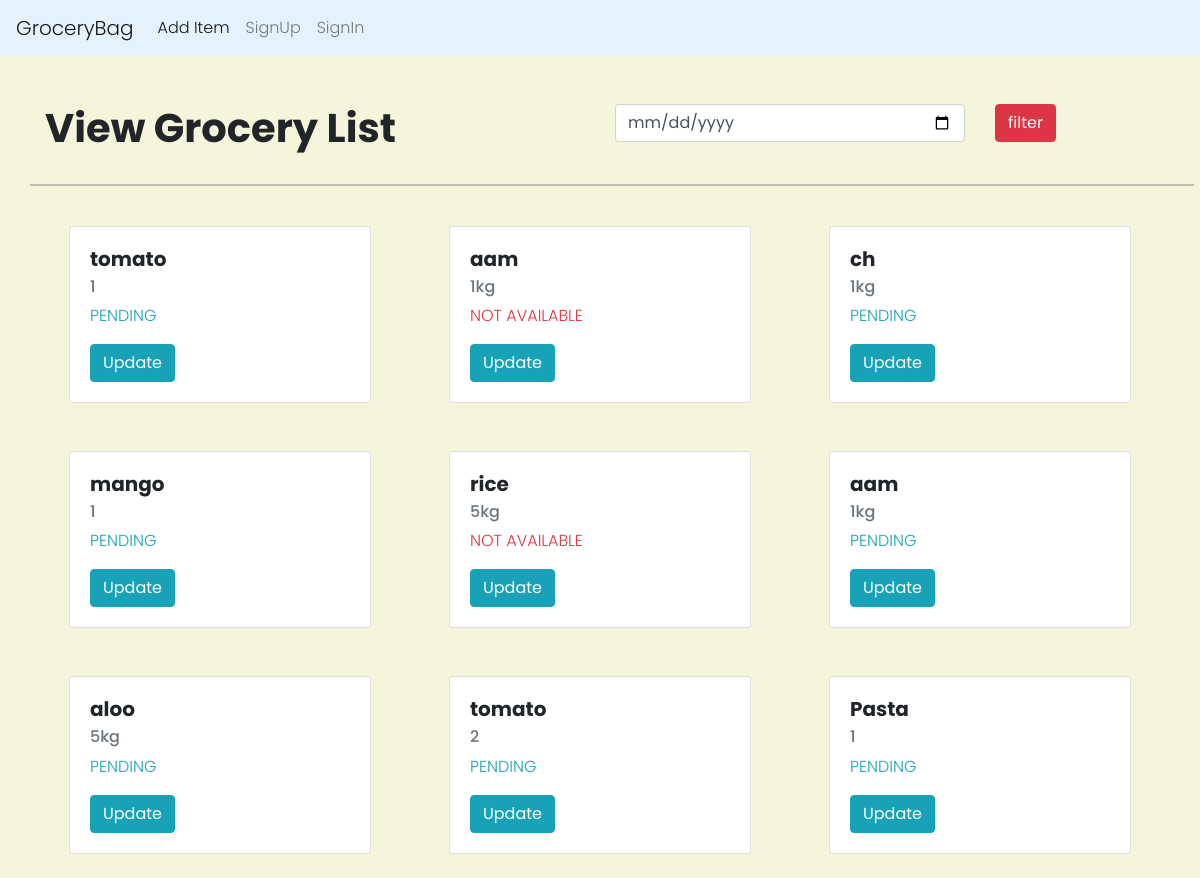
The app's page / (signed in) with its own data.
### home/models.py (models this page shows, shortened)
class grocerylist(models.Model):
    name = models.CharField(max_length = 75)
    itemquantity = models.CharField(max_length = 75)
    status = models.IntegerField()
    date = models.DateField( max_length=50)

### home/views.py (the view)
# urls.py: path("", views.index,name="home"),
def index(request):
    grocerylist1 = grocerylist.objects.all().order_by("-date")
    if request.user.is_anonymous:
        messages.error(request, 'signIn first.')
        return redirect('/signin')
    return render(request,'index.html',{'grocerylist1':grocerylist1})

### templates/index.html (shortened to what this page needs)
{% extends 'base.html' %}
{% block body %}
<div class="container mt-5">
            <div class="row">
                <div class="col-lg-6">
                    <h1>View Grocery List</h1>
                </div>
                <div class="col-lg-6 float-right">
                <form method="post" action='listdate'>
                    <div class="row">
                        <div class="col-lg-8">
                            <input type="date"  name = 'date' class="form-control">
                        </div>
                        <div class="col-lg-4">
                            <input type="submit" class="btn btn-danger" value="filter">
                        </div>
                    </div>
                    </form>
                </div>
            </div>
            <div class="row mt-4">
                <hr>
                {% for i in grocerylist1%}
                <div class="col-lg-4">
                    <div class="card m-4">
                        <div class="card-body">
                          <h5 class="card-title"> {{i.name}}</h5>
                          <h6 class="card-subtitle mb-2 text-muted">{{i.itemquantity}}</h6>
                          {% if  i.status == 0 %}
                          <p class="text-danger">NOT AVAILABLE</p>
                          {% elif i.status  == 1 %}
                          <p class="text-info">PENDING</p>
                           {% else %}
                            <p class="text-success">BOUGTHT</p>
                          {% endif %}
                          <form action="/update/{{i.id}}/" method = 'post' >
                                <button type="submit" class="btn btn-info">Update</button>
                         </form>
                        </div>
                      </div>
                </div>
                  {% endfor %}
            </div>
        </div>
{% endblock body %}

### templates/base.html (shortened to what this page needs)
<!doctype html>
<html lang="en">
  <head>
      <link href="https://cdn.jsdelivr.net/npm/bootstrap@5.1.0/dist/css/bootstrap.min.css" rel="stylesheet">
      <link rel="stylesheet" href="https://maxcdn.bootstrapcdn.com/bootstrap/4.4.1/css/bootstrap.min.css">
      <link rel="stylesheet" href="static/css/style.css">
  </head>
  <body>
	<nav class="navbar navbar-expand-lg navbar-light " style="background-color: #e3f2fd;>
	<div class="container-fluid">
		<a class="navbar-brand" href="/">GroceryBag</a>
     <ul class="navbar-nav justify-content-end">
      <li class="nav-item ">
         <a class="nav-link active " aria-current="page" href="/add">Add Item</a>
        </li>
        <li class="nav-item ">
          <a class="nav-link " aria-current="page" href="/signup">SignUp</a>
        </li>
        <li class="nav-item ">
          <a class="nav-link  " aria-current="page" href="/signin">SignIn</a>
        </li>
    </ul>
	</nav>
{% block body %}
{% endblock body %}
  </body>
</html>

### static/css/style.css (style rules this page uses)
body { font-family: 'Poppins', sans-serif; font-weight: 300; background-color: beige; }
h1, h2, h3, h4, h5 { font-family: 'Poppins', sans-serif; font-weight: 700; }

### records on screen
grocerylist: name "tomato", itemquantity "1", status "PENDING"
grocerylist: name "aam", itemquantity "1kg", status "NOT AVAILABLE"
grocerylist: name "ch", itemquantity "1kg", status "PENDING"
grocerylist: name "mango", itemquantity "1", status "PENDING"
grocerylist: name "rice", itemquantity "5kg", status "NOT AVAILABLE"
grocerylist: name "aam", itemquantity "1kg", status "PENDING"
grocerylist: name "aloo", itemquantity "5kg", status "PENDING"
grocerylist: name "tomato", itemquantity "2", status "PENDING"
grocerylist: name "Pasta", itemquantity "1", status "PENDING"
